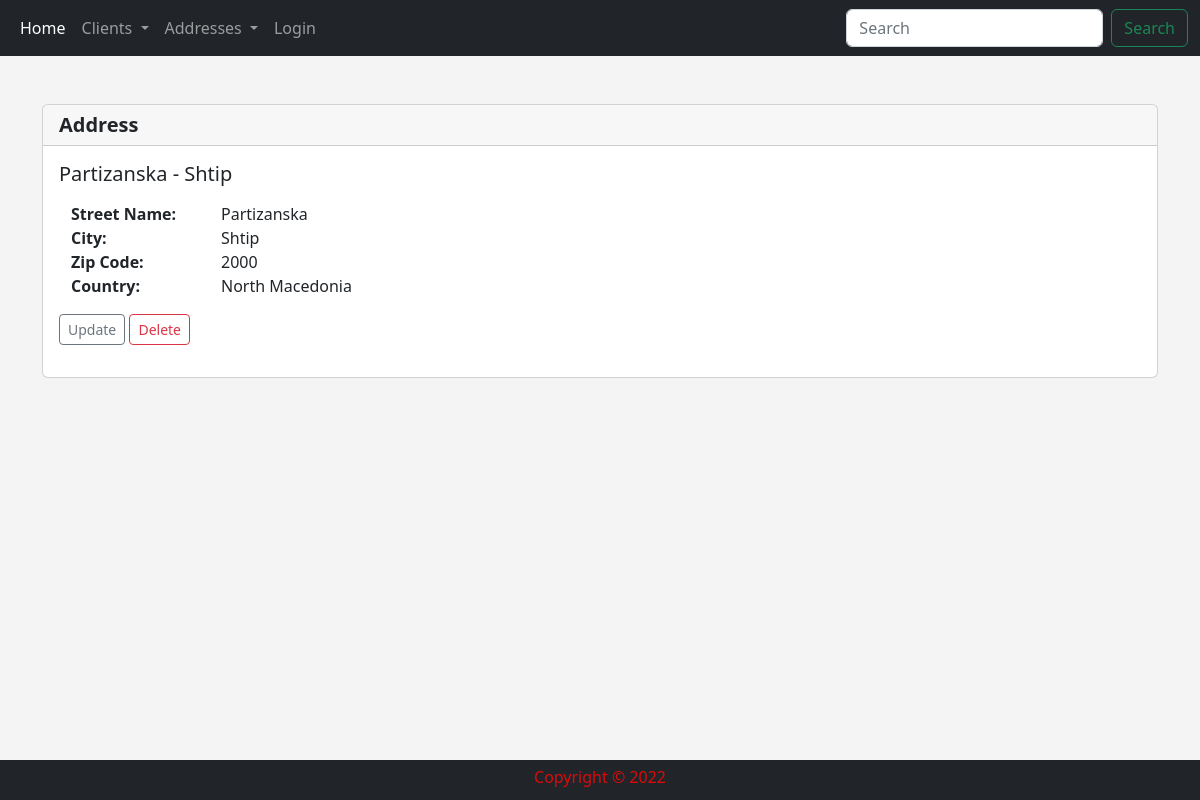
Page /show_address/17 on the committed database.
### addresses/models.py (models this page shows, shortened)
class Address(models.Model):
    street_name = models.CharField('Street Name', max_length=100)
    city = models.CharField('City', max_length=50)
    zip_code = models.CharField('Zip Code', max_length=15)
    country = models.CharField('Country', max_length=50)

### addresses/views.py (the view)
# urls.py: path('show_address/<address_id>', views.show_address, name='show_address'),
def show_address(request, address_id):
    address = Address.objects.get(pk=address_id)
    return render(request, 'addresses/show_address.html', {
        "address": address,
    })

### addresses/templates/addresses/show_address.html
{% extends 'addresses/base.html' %}
{% block content %}
    <br/>
    <div class="card">
      <h5 class="card-header"><strong>Address</strong></h5>
      <div class="card-body">
        <h5 class="card-title">{{ address.street_name }} - {{ address.city }}</h5>
        <p class="card-text">
            <div class="container text-left">
              <div class="row">
                  <ul style="list-style: none;">
                    <li><label class="label"><strong>Street Name:</strong></label>{{ address.street_name }}</li>
                    <li><label class="label"><strong>City:</strong></label>{{ address.city }}</li>
                    <li><label class="label"><strong>Zip Code:</strong></label>{{ address.zip_code }}</li>
                    <li><label class="label"><strong>Country:</strong></label>{{ address.country }}</li>
                </ul>
              </div>
            </div>
            <a href="{% url 'update_address' address.id %}" class="btn btn-outline-secondary btn-sm">Update</a>
            <a href="{% url 'delete_address' address.id %}" class="btn btn-outline-danger btn-sm">Delete</a>
            <br/>
        </p>
      </div>
    </div>
{% endblock %}

### addresses/static/addresses/main.css (style rules this page uses)
body { background: #f4f4f4 }
.label { display: inline-block; width: 150px; text-align: left; }

### rows in the picture
Address: street_name "Partizanska", city "Shtip", zip_code "2000", country "North Macedonia"
